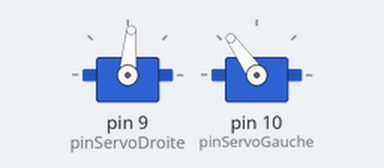
Simulated run of this sketch. Board: Arduino Uno, built with avr-gcc and run on an emulated ATmega328P. Shown: 2 × servo.

Above: at 0.1 s.
At 8.1 s:
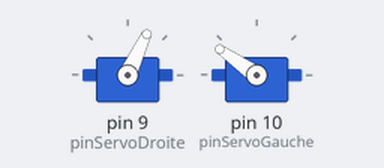
At 20.1 s:
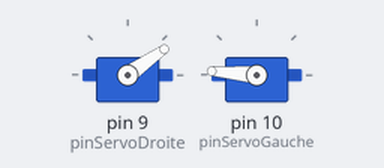
At 37.1 s:
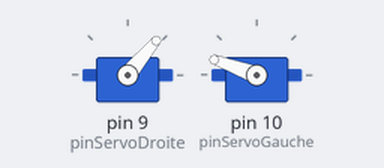
Timing chart, 0 to 40.0 s (numbered marks = the images above):
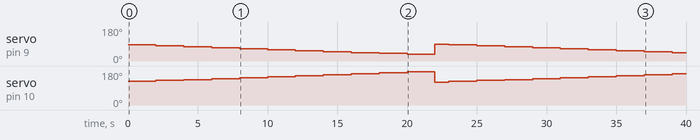

Measured:
- by itself, servo on pin 9 (pinServoDroite): 85° → 80° at 2.0 s, → 75° 2.0 s later, → 70° 2.0 s later, → 65° 2.0 s later, … (20 changes in this stretch)
- by itself, servo on pin 10 (pinServoGauche): 125° → 130° at 2.0 s, → 135° 2.0 s later, → 140° 2.0 s later, → 145° 2.0 s later, … (20 changes in this stretch)

The sketch:

Projet_ecribot_bras_qui_bougent.ino
```cpp
#include <Servo.h>

// Créer des objets Servo pour contrôler les servomoteurs
Servo servoDroite;
Servo servoGauche;

// Définir les broches de connexion pour les servomoteurs
const int pinServoDroite = 9;
const int pinServoGauche = 10;

// Définir les angles de départ pour les servomoteurs
int angleDroite = 90;
int angleGauche = 120;

void setup() {
  // Attacher les servomoteurs aux broches correspondantes
  servoDroite.attach(pinServoDroite);
  servoGauche.attach(pinServoGauche);

  // Placer les servomoteurs à leurs positions initiales
  servoDroite.write(angleDroite);
  servoGauche.write(angleGauche);
}

void loop() {
  // Déplacer les servomoteurs 11 fois
  for (int i = 0; i < 11; i++) {
    // Augmenter l'angle du servomoteur de droite
    angleDroite -= 5;
    servoDroite.write(angleDroite);

    // Réduire l'angle du servomoteur de gauche
    angleGauche += 5;
    servoGauche.write(angleGauche);

    // Attendre 5000 millisecondes entre chaque mouvement
    delay(2000);
  }

  // Remettre les servomoteurs à leurs positions initiales
  angleDroite = 90;
  angleGauche = 120;
  servoDroite.write(angleDroite);
  servoGauche.write(angleGauche);

  // Attendre 1 seconde avant de recommencer
  delay(1000);
}
```
